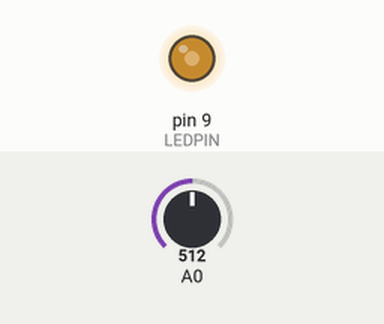
Recording of a sketch running on a simulated Arduino Uno, built with avr-gcc and run on an emulated ATmega328P. Parts: output pins drawn as LEDs (lit = HIGH). The inputs (shaded band) are chosen by the test bench; at power-on: A0 = 512.

Above: at 1.2 s.
1.3 s: A0 set to 716
At 2.3 s:
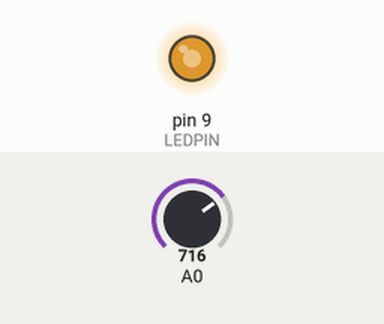
2.8 s: A0 set to 900
At 3.5 s:
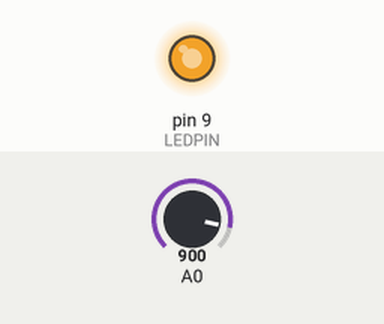
4.3 s: A0 set to 122
At 4.6 s:
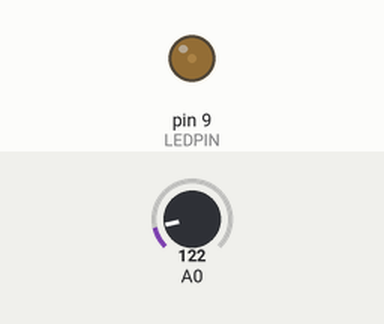
5.8 s: A0 set to 0
At 6.9 s:
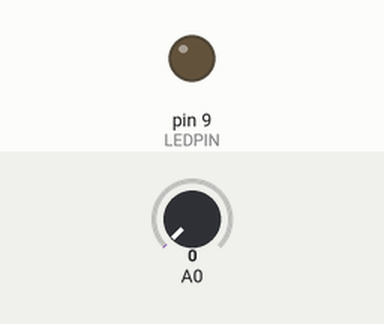
Timing chart, 0 to 8.3 s (numbered marks = the images above; inputs shaded):
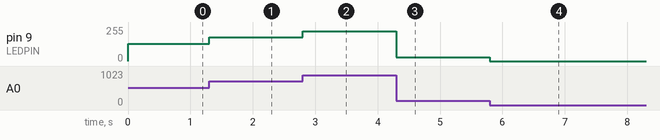

Measured:
- after the input at 1.3 s, pin 9 (LEDPIN): 128/255 → 179/255 at once
- after the input at 2.8 s, pin 9 (LEDPIN): 179/255 → 225/255 at once
- after the input at 4.3 s, pin 9 (LEDPIN): 225/255 → 30/255 at once
- after the input at 5.8 s, pin 9 (LEDPIN): 30/255 → 0/255 at once

The sketch:

LED_analog_ouyou.ino
```cpp
int LEDPIN=9;

void setup() {
  // put your setup code here, to run once:
pinMode(LEDPIN,OUTPUT);
pinMode(A0,INPUT);
}

void loop() {
  // put your main code here, to run repeatedly:
  int adval=0;
  int pwm=0;
  adval=analogRead(A0);
  pwm=adval/4;
    analogWrite(LEDPIN, pwm);
}
```
